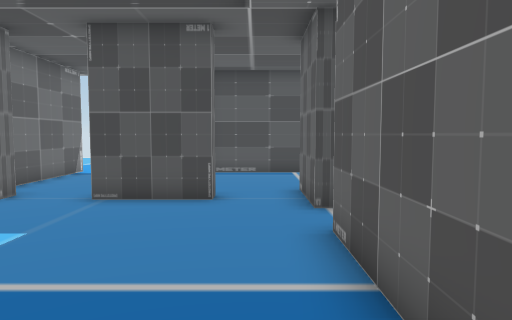
[1] (above)

16 first-person views from a walk through a scene from a Unity 3-D project. The camera is 1.5 m above the floor, tilts 4° down and sees 70° across. The floor is counted in squares, 1 m on a side. Each view is taken from the middle of a square. On the plan, view 1 faces up. The plan holds only what a view shows up to about 16 squares ahead; the rest is blank. The place goes on beyond the plan. The player character is not drawn. Some surface patterns are stand-ins.

[2]
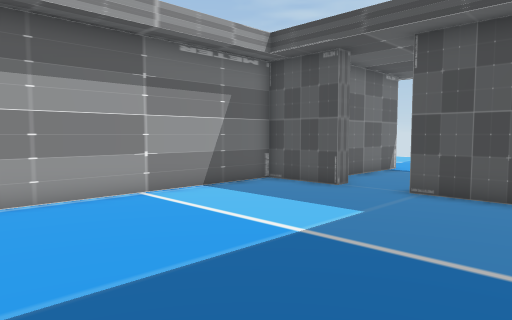

[3]
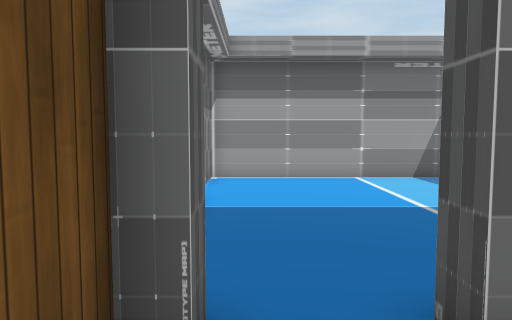

[4]
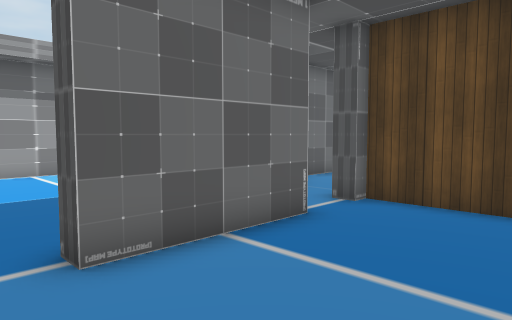

[5]
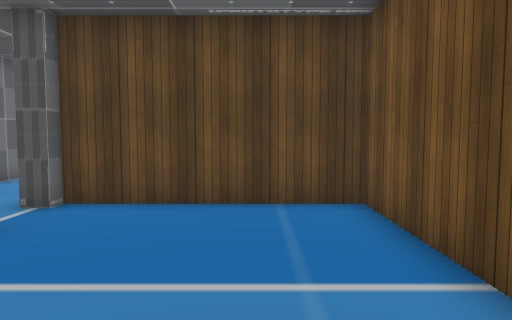

[6]
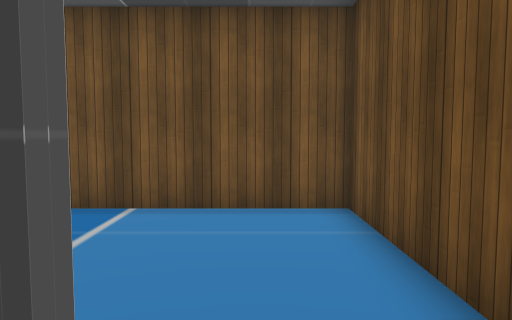

[7]
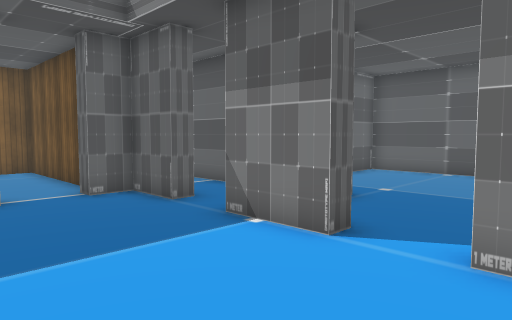

[8]
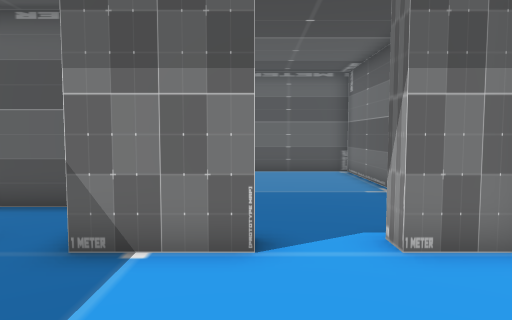

[9]
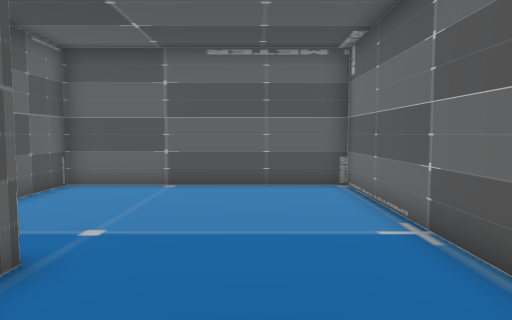

[10]
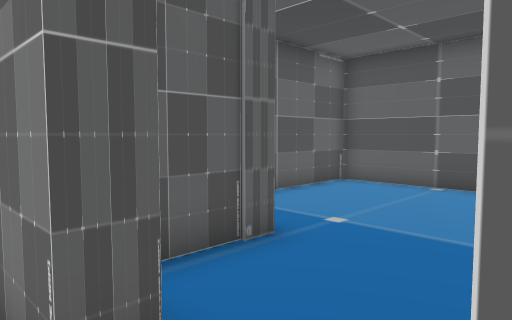

[11]
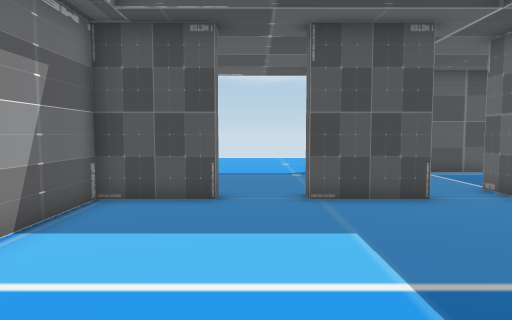

[12]
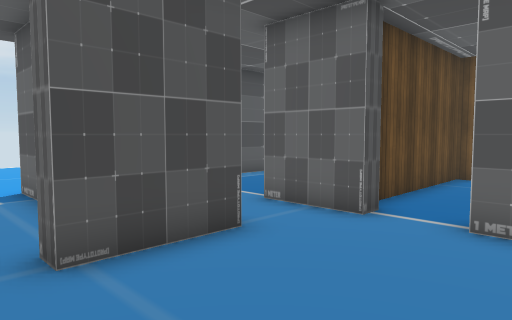

[13]
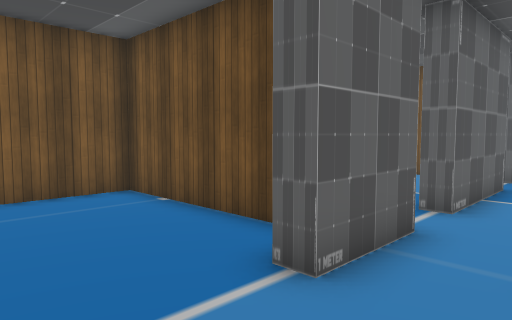

[14]
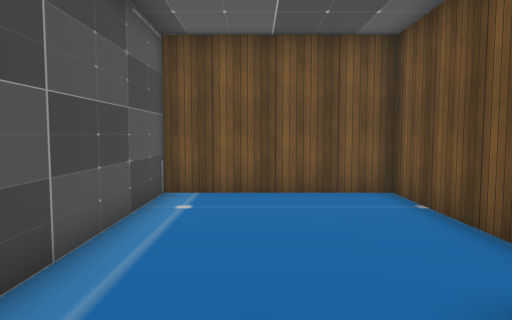

[15]
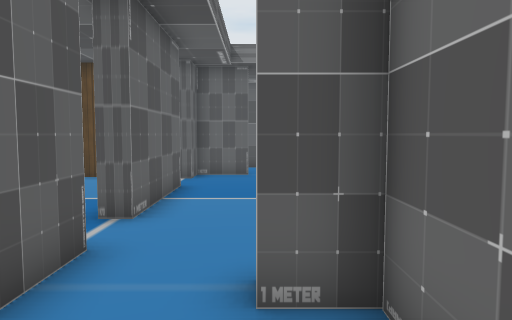

[16]
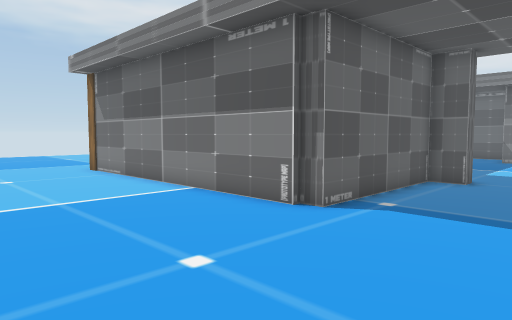

### Floor plan
Points are (right, up) in squares from view 1. A wall is a line through its corners. A room is listed if a view was taken in it or the views show most of it. See-through windows are left out.
Room 1 (views 1, 2, 6, 7, 8, 9, 10, 11, 12)
walls: (-5, -1.6) (-2.5, -1.6); (1.8, 1.4) (1.2, 1.4) (1.2, 5.6) (1.8, 5.6); (-0.7, -2.2) (-0.7, -1.6) (1.2, -1.6) (1.2, -0.4) (1.8, -0.4); (-1, 8.9) (-1, 8.3) (-3.8, 8.3) (-3.8, 8.9) (-2.7, 8.9); (1.8, 7.4) (1.2, 7.4) (1.2, 9.9); (-5.9, 9) (-5.9, 8.3) (-8.7, 8.3) (-8.7, -1.6) (-7, -1.6)
ways out: opening at (1.5, 0.5) to room 2; opening at (1.5, 6.5) to room 2; opening at (0, 9) to room 3; opening at (-4.5, 9) to room 4; opening at (-5.5, -2) to room 5; opening at (-1.5, -2)
Room 2 (views 3, 4, 5)
walls: (1.8, 5.6) (1.8, 1.4); (1.8, -0.9) (8.3, -0.9) (8.3, 7.9) (1.8, 7.9)
ways out: opening at (1.5, 0.5) to room 1; opening at (1.5, 6.5) to room 1
Room 3 (views 13, 14, 15)
walls: (1.2, 9.9) (1.9, 9.9); (3.1, 8.5) (8.3, 8.5) (8.3, 14.4) (-1.6, 14.4); (-2.1, 12.4) (-2.1, 8.9) (-1, 8.9)
ways out: opening at (0, 9) to room 1
Room 4 (view 16)
walls: (-2.7, 8.9) (-2.7, 14.7) (-2, 14.7); (-2.1, 15) (9, 15); (-7, 14.8) (-7, 10.5)
ways out: opening at (-4.5, 9) to room 1
Room 5 (no view inside)
walls: (-3.2, -5.1) (-3.2, -3.1); (-8.7, -4.8) (-8.7, -11.7) (-0.4, -11.7) (-0.4, -8.2); (-5, -2.2) (-5, -1.6); (-7, -1.6) (-7, -2.2)
ways out: opening at (-5.5, -2) to room 1

Where each view was taken, in squares from view 1:
view 1: 0 up, 0 right, facing up
view 2: 1 down, 0 right, facing up-left
view 3: 0 up, 4 right, facing left
view 4: 0 up, 6 right, facing up-left
view 5: 0 up, 6 right, facing up
view 6: 1 up, 1 right, facing right
view 7: 3 up, 8 left, facing down-right
view 8: 3 up, 5 left, facing down
view 9: 1 down, 6 left, facing down
view 10: 1 down, 7 left, facing down-right
view 11: 0 up, 5 left, facing up
view 12: 4 up, 5 left, facing up-right
view 13: 13 up, 1 left, facing down-right
view 14: 12 up, 1 left, facing right
view 15: 12 up, 1 left, facing down
view 16: 21 up, 7 left, facing down-right
